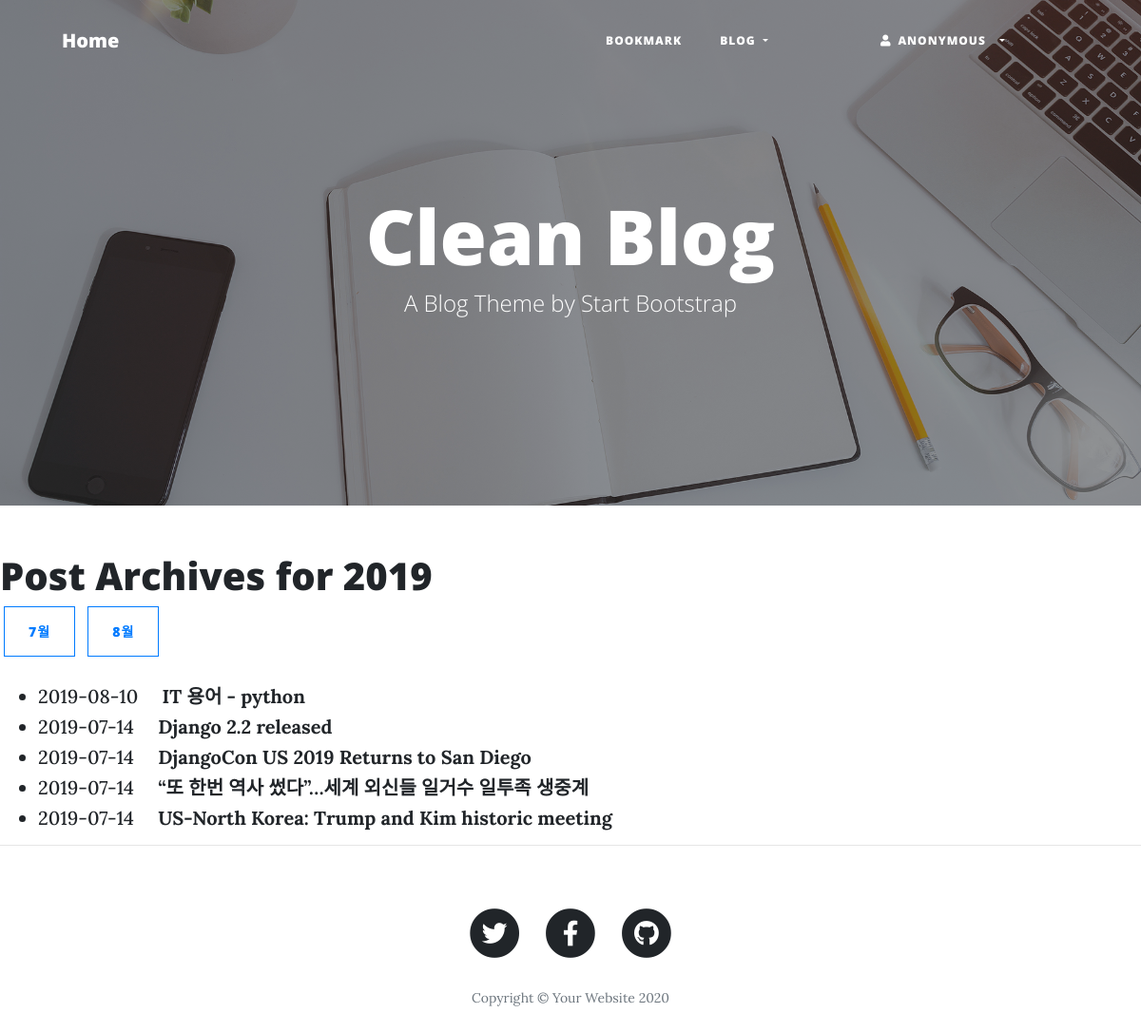
Page /blog/archive/2019/ on the committed database.
### blog/models.py (models this page shows, shortened)
class Post(models.Model):
    title = models.CharField(verbose_name='TITLE', max_length=50)
    slug = models.SlugField('SLUG', unique=True, allow_unicode=True, help_text='one word for title alias.')
    description = models.CharField('DESCRIPTION', max_length=100, blank=True, help_text='simple description text.')
    content = models.TextField('CONTENT')
    create_dt = models.DateTimeField('CREATE DATE', auto_now_add=True)
    modify_dt = models.DateTimeField('MODIFY DATE', auto_now=True)
    tags = TaggableManager(blank=True)
    owner = models.ForeignKey(User, on_delete=models.CASCADE, verbose_name='OWNER', blank=True, null=True)
    class Meta:
        verbose_name = 'post'
        verbose_name_plural = 'posts'
        db_table = 'blog_posts'
        ordering = ('-modify_dt',)
    def get_absolute_url(self):
        return reverse('blog:post_detail', args=(self.slug,))

### blog/views.py (the view)
# urls.py: path('archive/<int:year>/', views.PostYAV.as_view(), name='post_year_archive'),
class PostYAV(YearArchiveView):
    model = Post
    date_field = 'modify_dt'
    make_object_list = True

### blog/templates/blog/post_archive_year.html (shortened to what this page needs)
{% extends 'base.html' %}
{% load static %}
{% block content %}
    <h1>Post Archives for {{ year|date:"Y" }}</h1>
    {% for date in date_list %}
    <a href="{% url 'blog:post_month_archive' date|date:'Y' date|date:'m' %}"
       class="btn btn-outline-primary btn-sm mx-1">
        {{ date|date:"F" }}</a>
    {% endfor %}
    <br><br>
    <div>
        <ul>
            {% for post in object_list %}
            <li class="h5">
                {{ post.modify_dt|date:"Y-m-d" }}&emsp;
                <a href="{{ post.get_absolute_url }}"><strong>{{ post.title }}</strong></a>
            </li>
            {% endfor %}
        </ul>
    </div>
{% endblock %}

### rows in the picture
Post: modify_dt "2019-08-10", title "IT 용어 - python"
Post: modify_dt "2019-07-14", title "Django 2.2 released"
Post: modify_dt "2019-07-14", title "DjangoCon US 2019 Returns to San Diego"
Post: modify_dt "2019-07-14", title "“또 한번 역사 썼다”…세계 외신들 일거수 일투족 생중계"
Post: modify_dt "2019-07-14", title "US-North Korea: Trump and Kim historic meeting"

### other values in the picture
{{ year|date:"Y" }} "2019"
{{ date|date:"F" }} "7월" "8월"
